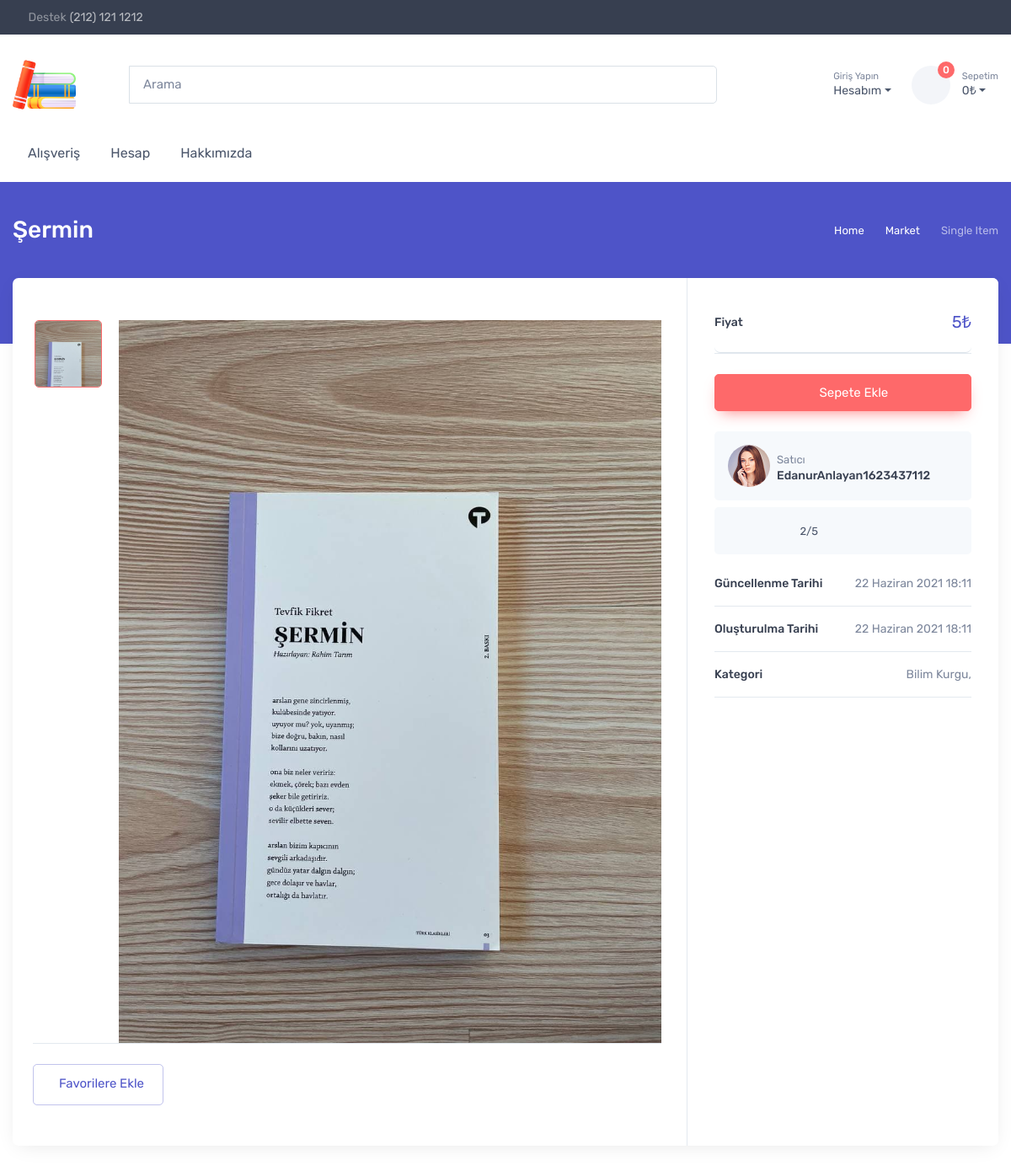
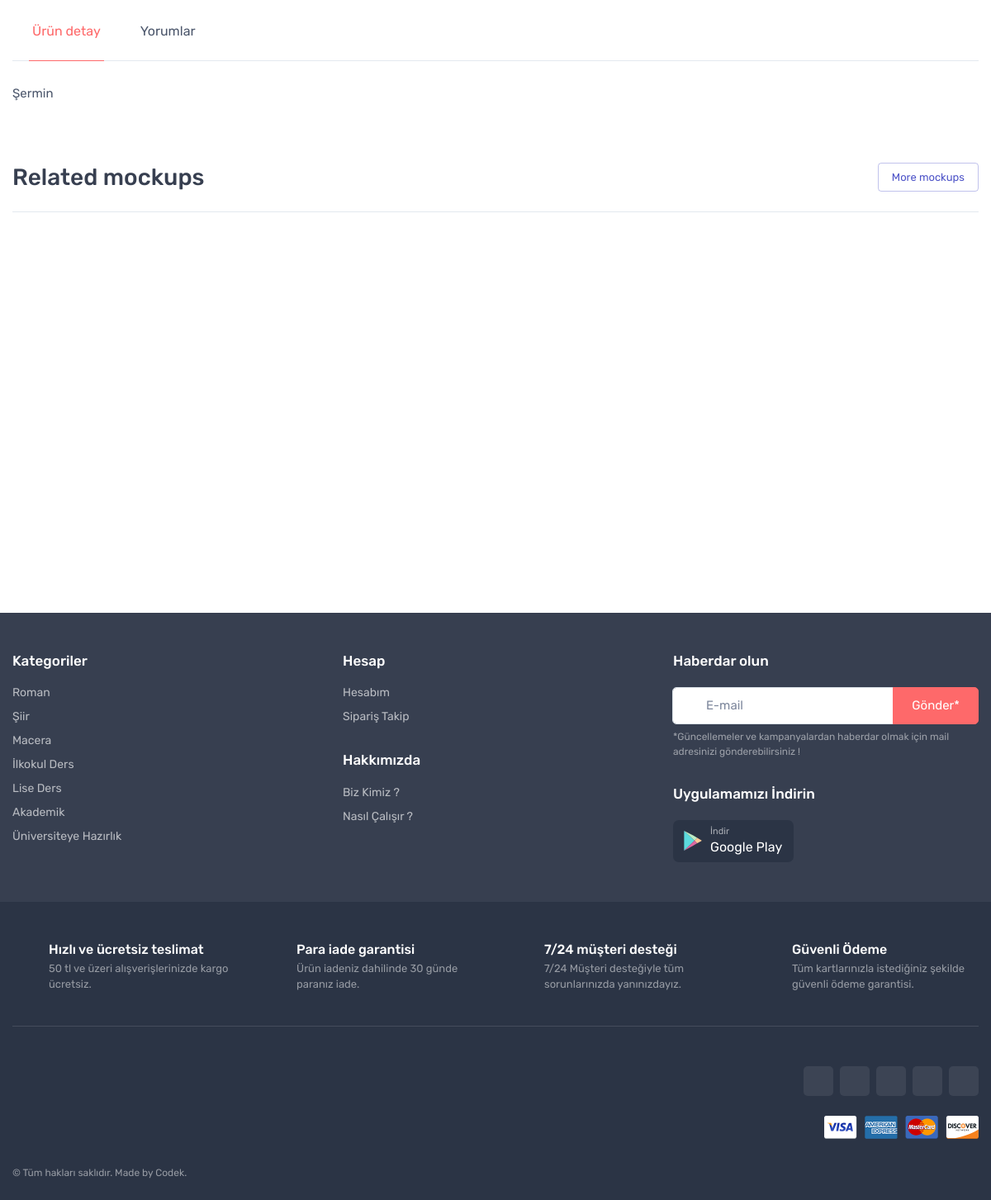
The page /detail_product/19/ on the database its author committed (2 pictures, top to bottom).
### products/models.py (models this page shows, shortened)
class Product(models.Model):
    user = models.ForeignKey(settings.AUTH_USER_MODEL,on_delete=models.CASCADE)
    categories = models.ManyToManyField(Category)
    product_name = models.CharField(max_length=100,validators=[product_name_validator])
    keywords = models.CharField(max_length=100,validators=[keywords_validator])
    description = models.CharField(max_length=100,validators=[description_validator])
    detail = models.TextField()
    slug = models.CharField(max_length=150,editable=False)
    created_time = models.DateTimeField(auto_now_add=True)
    updated_time = models.DateTimeField(auto_now=True)
    price = models.IntegerField(validators=[integer_validator])
    amount = models.IntegerField(validators=[integer_validator])
    author = models.CharField(max_length=100,validators=[product_name_validator])
    class Meta:
        ordering = ["-updated_time"]

class ProductImages(models.Model):
    product = models.ForeignKey(Product,on_delete=models.CASCADE)
    image = models.ImageField(upload_to=get_upload_path)

class Category(models.Model):
    category_name = models.CharField(max_length=50)
    keywords = models.CharField(max_length=100)
    description = models.CharField(max_length=100)
    image = models.ImageField(upload_to='images')
    slug = models.CharField(max_length=100,editable=False)
    created_time = models.DateTimeField(auto_now_add=True)
    updated_time = models.DateTimeField(auto_now=True)
    def __str__(self):
        return self.category_name

### kullanici/models.py (models this page shows, shortened)
class User(AbstractUser):
    first_name = models.CharField(_('first name'), max_length=150, blank=True,validators=[name_validator])
    last_name = models.CharField(_('last name'), max_length=150, blank=True,validators=[name_validator])
    email = models.EmailField(_('email address'), blank=True,validators=[email_validator],unique=True)
    password = models.CharField(_('password'), max_length=128,validators=[pass_validator])
    adres = models.TextField(max_length=500, blank=False)
    il = models.CharField(max_length=40, blank=False,validators=[])
    ilce = models.CharField(max_length=40, blank=False,validators=[])
    phone = models.CharField( max_length=12,validators=[phone_validator],unique=True)

### products/views.py (the view)
# urls.py: path('detail_product/<str:id>/',views.detail_product,name='detail_product'),
def detail_product(request,id):
    product = Product.objects.get(id=id)
    images = ProductImages.objects.filter(product_id=id)
    categories = product.categories.all()
    form = CommentForm(data=request.POST or None)
    reviews = Comment.objects.filter(product_id=id)
    is_favorite = False
    is_basket = False
    if request.user.is_authenticated:
        if Favorites.objects.filter(product_id=product.id,user=request.user).exists():
            is_favorite= True
        if Basket.objects.filter(product_id=product.id,user=request.user).exists():
            is_basket = True
    if request.method == 'POST':
        if form.is_valid():
            form_save = form.save(commit=False)
            form_save.user=request.user
            form_save.product_id = id
            form.save()
            messages.success(request,'Yorumunuz başarılı bir şekilde alınmıştır. Teşekkür ederiz.')
            return redirect('detail_product',id)
        else:
            messages.success(request,'Puan vermeniz gerekmektedir.',extra_tags='danger')
            return context_al(request,reviews,product,images,categories,form,is_favorite,is_basket)
    else:
        form=CommentForm()
    return context_al(request,reviews,product,images,categories,form,is_favorite,is_basket)

### comment/forms.py
class CommentForm(forms.ModelForm):
    class Meta:
        model = Comment
        fields = ['comment','rate']
    def __init__(self,*args,**kwargs):
        super(CommentForm,self).__init__(*args,**kwargs)
        for field in self.fields:
            self.fields[field].widget.attrs={'class':'form-control'}
        self.fields['comment'].widget.attrs['rows'] = 5
        self.fields['comment'].label = 'Yorum'
        self.fields['rate'].label = 'Puan'

### basket/views.py (called while the page is built)
def basket_product_list (request):
    products = None
    products_count = 0
    products_in_basket = []
    total_price = 0
    if request.user.is_authenticated:
        products = Basket.objects.filter(user=request.user)
        products_count = products.count()
        for i in products:
            products_in_basket.append(i.product)
            total_price += i.product.price
    return products_in_basket, products_count, total_price

### templates/products/single_product.html (shortened to what this page needs)
{% extends 'base/base.html' %}
{% load static %}
{% block css %}
<link rel="stylesheet" href="https://stackpath.bootstrapcdn.com/font-awesome/4.7.0/css/font-awesome.min.css">
<link href="//netdna.bootstrapcdn.com/font-awesome/3.2.1/css/font-awesome.css" rel="stylesheet">
{% endblock %}
{% block body %}
  <body class="handheld-toolbar-enabled">
    <div class="page-title-overlap bg-accent pt-4">
      <div class="container d-lg-flex justify-content-between py-2 py-lg-3">
        <div class="order-lg-2 mb-3 mb-lg-0 pt-lg-2">
          <nav aria-label="breadcrumb">
            <ol class="breadcrumb breadcrumb-light flex-lg-nowrap justify-content-center justify-content-lg-start">
              <li class="breadcrumb-item"><a class="text-nowrap" href="index.html"><i class="ci-home"></i>Home</a></li>
              <li class="breadcrumb-item text-nowrap"><a href="marketplace-category.html">Market</a>
              </li>
              <li class="breadcrumb-item text-nowrap active" aria-current="page">Single Item</li>
            </ol>
          </nav>
        </div>
        <div class="order-lg-1 pe-lg-4 text-center text-lg-start">
           <h1 class="h3 text-light mb-0">{{ product.product_name }}</h1>
        </div>
      </div>
    </div>
    <section class="container mb-3 pb-3">
      <div class="bg-light shadow-lg rounded-3 overflow-hidden">
        <div class="row">
          <section class="col-lg-8 pt-2 pt-lg-4 pb-4 mb-lg-3">
            <div class="pt-3 px-4 pe-lg-0 ps-xl-5">
              <div class="product-gallery">
                <div class="product-gallery-preview order-sm-2">
                  {% for image in images %}
                  {% if forloop.counter == 1 %}
                  <div class="product-gallery-preview-item active" id="image_{{ image.id }}"><img src="{{ image.image.url }}" alt="Product image"></div>
                  {% else %}
                  <div class="product-gallery-preview-item" id="image_{{ image.id }}"><img src="{{ image.image.url }}" alt="Product image"></div>
                  {% endif %}
                  {% endfor %}
                </div>
                <div class="product-gallery-thumblist order-sm-1">
                  {% for image in images %}
                  {% if forloop.counter == 1 %}
                  <a class="product-gallery-thumblist-item active" href="#image_{{ image.id }}"><img src="{{ image.image.url }}" alt="Product thumb"></a>
                  {% else %}
                  <a class="product-gallery-thumblist-item" href="#image_{{ image.id }}"><img src="{{ image.image.url }}" alt="Product thumb"></a>
                  {% endif %}
                  {% endfor %}
                </div>
              </div>
              <div class="d-flex flex-wrap justify-content-between align-items-center border-top pt-3">
                <div class="py-2 me-2">
                  <a href="{% url 'add_favorite' product.id %}">
                  <button class="btn btn-outline-accent" type="button">{% if is_favorite %} Favorilere Eklendi {% else %} Favorilere Ekle {% endif %}</button>
                  </a>
                </div>
              </div>
            </div>
          </section>
          <aside class="col-lg-4 ps-xl-5">
            <div class="bg-white h-100 p-4 ms-auto border-start">
              <div class="px-lg-2">
                <div class="accordion accordion-flush" id="licenses">
                  <div class="accordion-item border-bottom">
                    <div class="accordion-header d-flex justify-content-between align-items-center py-3">
                      <div class="form" >
                        <label class="form-check-label fw-medium text-dark" for="license-std">Fiyat</label>
                      </div>
                      <h5 class="mb-0 text-accent fw-normal">{{ product.price }}₺</small></h5>
                    </div>
                    <div class="accordion-collapse collapse show" id="standard-license" data-bs-parent="#licenses">
                      <div class="accordion-body py-0 pb-2">
                      </div>
                    </div>
                  </div>
                </div>
                <a href="{% url 'add_basket' product.id %}"><button class="btn btn-primary btn-shadow d-block w-100 mt-4" type="button"><i class="ci-cart fs-lg me-2"></i>{% if is_basket %} Sepete Eklendi {% else %} Sepete Ekle {% endif %}</button></a>
                <div class="bg-secondary rounded p-3 mt-4 mb-2"><a class="d-flex align-items-center" href="#"><img class="rounded-circle" src="{% static 'img/testimonials/01.jpg' %}" width="50" alt="Sara Palson">
                    <div class="ps-2"><span class="fs-ms text-muted">Satıcı</span>
                      <h6 class="fs-sm mb-0">{{ product.user }}</h6>
                    </div></a></div>
                <div class="bg-secondary rounded p-3 mb-4">
                  <div class="star-rating">
                    <i {% if avg_rate > 0 %} class="star-rating-icon ci-star-filled active" {% else %} class="star-rating-icon ci-star" {% endif %}></i>
                    <i {% if avg_rate > 1 %} class="star-rating-icon ci-star-filled active" {% else %} class="star-rating-icon ci-star" {% endif %}></i>
                    <i {% if avg_rate > 2 %} class="star-rating-icon ci-star-filled active" {% else %} class="star-rating-icon ci-star" {% endif %}></i>
                    <i {% if avg_rate > 3 %} class="star-rating-icon ci-star-filled active" {% else %} class="star-rating-icon ci-star" {% endif %}></i>
                    <i {% if avg_rate > 4 %} class="star-rating-icon ci-star-filled active" {% else %} class="star-rating-icon ci-star" {% endif %}></i>
                  </div><span class="fs-ms ms-2">{{ avg_rate }}/5</span>
                </div>
                <ul class="list-unstyled fs-sm">
                  <li class="d-flex justify-content-between mb-3 pb-3 border-bottom"><span class="text-dark fw-medium">Güncellenme Tarihi</span><span class="text-muted">{{ product.updated_time }}</span></li>
                  <li class="d-flex justify-content-between mb-3 pb-3 border-bottom"><span class="text-dark fw-medium">Oluşturulma Tarihi</span><span class="text-muted">{{ product.created_time }}</span></li>
                  <li class="d-flex justify-content-between mb-3 pb-3 border-bottom"><span class="text-dark fw-medium">Kategori</span><a class="product-meta" href="#">{% for cat in categories %} {{ cat }}, {% endfor %}</a></li>
                </ul>
              </div>
            </div>
          </aside>
        </div>
      </div>
    </section>
    <section class="container mb-4 mb-lg-5">
      <ul class="nav nav-tabs" role="tablist">
        <li class="nav-item"><a class="nav-link p-4 active" href="#details" data-bs-toggle="tab" role="tab">Ürün detay</a></li>
        <li class="nav-item"><a class="nav-link p-4" href="#reviews" data-bs-toggle="tab" role="tab">Yorumlar</a></li>
      </ul>
      <div class="tab-content pt-2">
        <div class="tab-pane fade show active" id="details" role="tabpanel">
          <div class="row">
            <div class="col-lg-8">
              <p class="fs-md">{{product.detail}}</p>
            </div>
          </div>
        </div>
      </div>
    </section>
    <section class="container mb-5 pb-lg-3">
      <div class="d-flex flex-wrap justify-content-between align-items-center border-bottom pb-4 mb-4">
        <h2 class="h3 mb-0 pt-2">Related mockups</h2>
        <div class="pt-2"><a class="btn btn-outline-accent btn-sm" href="marketplace-category.html">More mockups</a></div>
      </div>
      <div class="tns-carousel">
      </div>
    </section>
  </body>
  {% endblock %}

### rows shown on the page
Product: product_name "Şermin", price "5", user "EdanurAnlayan1623437112", updated_time "22 Haziran 2021 18:11", created_time "22 Haziran 2021 18:11", detail "Şermin"
ProductImages: image (picture)
Category: category_name "Bilim Kurgu"

### other values the page prints
{{ products_count }} "0"
{{ total_price }} "0"
{{ avg_rate }} "2"
